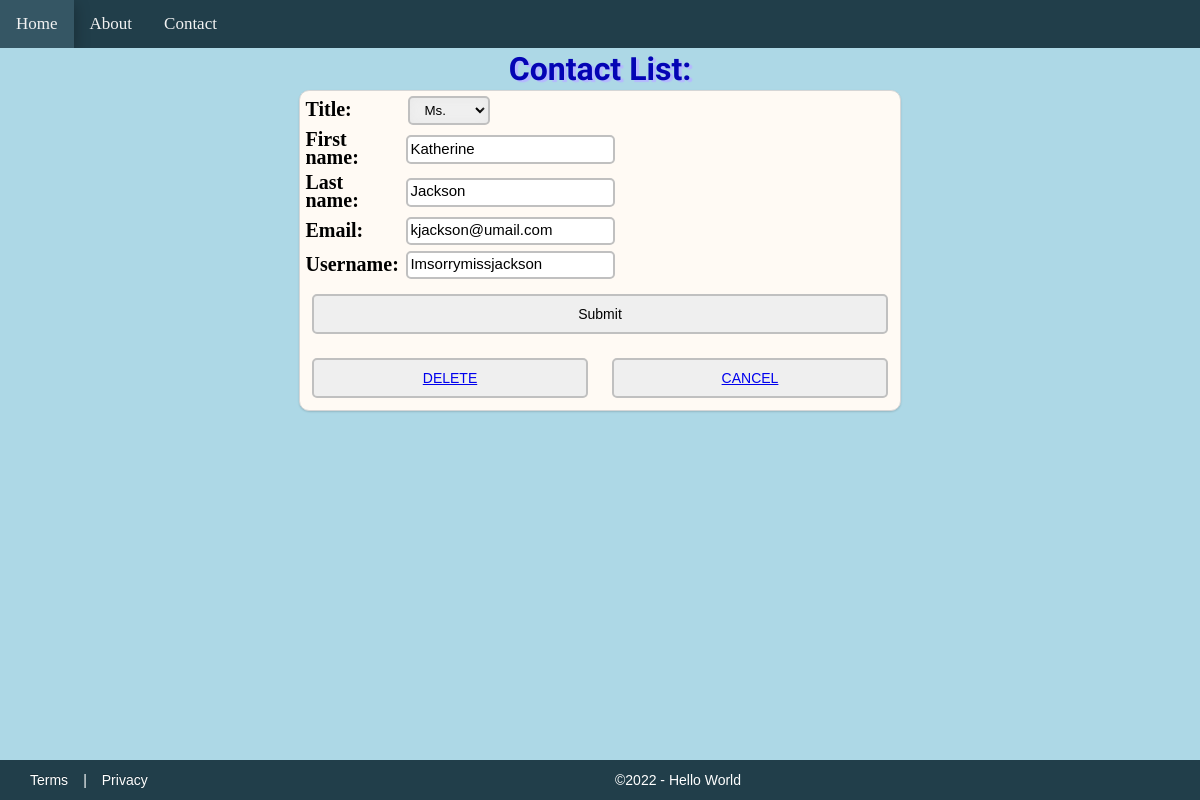
Page /3/details/ on the committed database.
### profiles/models.py (models this page shows, shortened)
class Person(models.Model):
    Title = models.CharField(max_length=10, choices=TITLE_CHOICES)
    First_name = models.CharField(max_length=30)
    Last_name = models.CharField(max_length=30)
    Email = models.CharField(max_length=60)
    Username = models.CharField(max_length=60)
    objects = models.Manager()

### profiles/views.py (the view)
# urls.py: path('<int:pk>/details/', views.details, name="details"),
def details(request, pk):
    pk = int(pk)
    item = get_object_or_404(Person, pk=pk)
    form = ContactForm(data=request.POST or None, instance=item)
    if request.method == 'POST':
        if form.is_valid():
            form2 = form.save(commit=False)
            form2.save()
            return redirect('home')
        else:
            print(form.errors)
    else:
        return render(request, 'profiles/present_profiles.html', {'form': form})

### profiles/forms.py
class ContactForm(ModelForm):
    class Meta:
        model = Person
        fields = '__all__'

### profiles/Templates/profiles/present_profiles.html (shortened to what this page needs)
{% extends "base.html" %}
{% block header %}Contact List:{% endblock %}
{% block content %}
<div class="admin_panel">
    <form name="contactForm" method="POST" action="../details/">
        <table>
            {{ form.as_table }}
        </table>
        <div class="frmBtn_container">
            <input type="submit">
            <div class="frmBtn_container">
                 <button class="btn"><a href="../{{ form.pk }}delete/">DELETE</a></button>
                 <button class="btn"><a href="{& url 'home' %}">CANCEL</a></button>
            </div>
        </div>
    </form>
</div>
{% endblock %}

### resources/css/layout.css (style rules this page uses)
* { margin: 0; }
html { background-color: lightblue; }
body { position: relative; overflow: hidden; }
html, body { height: 100%; margin: 0; padding: 0; }
.admin_panel { margin: 0 auto; width: 50%; height: 80%; background-color: #fffaf4; border: 1px solid #d6d6d6; box-shadow: 0 1px 2px rgba(0,0,0,0.15); transition: all 0.3s ease-in-out; border-radius: 10px; transition: 0.3s; }
.frmBtn_container { display: flex; flex-wrap: wrap; align-items: center; width: 100%; }
.btn { flex-grow: 2; justify-content: center; text-align: center; display: inline-block; width: 150px; margin: 2% 2% 2% 2%; color: black; padding: 10px 0px; text-decoration: none; font-size: 14px; -webkit-transition-duration: 0.4s; transition-duration: 0.4s; cursor: pointer; border: 2px solid silver; border-radius: 5px; }
input[type="submit"] { flex-grow: 1; width: 10%; justify-content: center; text-align: center; display: inline-block; margin: 2% 2% 2% 2%; color: black; padding: 9px 0px 9px 0px; text-decoration: none; font-size: 14px; -webkit-transition-duration: 0.4s; transition-duration: 0.4s; cursor: pointer; border: 2px solid silver; border-radius: 5px; }
select { padding: 4px 10px; width: 40%; display: inline-block; margin: 1% 0% 0 1%; border: 2px solid silver; border-radius: 5px; box-shadow: 0 0 10px #E8E8E8 inset; }
input, textarea { width: 100%; margin: 1% 0 0 0; padding: 1% 0 2% 1%; line-height: 18px; font-size: 15px; border-radius: 5px; border: 2px solid silver; }
label { display: inline-block; width: 95%; text-align: left; margin: 1% 0 0 0; color: black; line-height: 18px; font-size: 20px; }
.bg_img { background-color: lightblue; background-image: url('/static/images/world_img.jpg'); background-size: cover; background-attachment:fixed; background-position: center; position: relative; -webkit-background-size: cover; -moz-background-size: cover; -o-background-size: cover; background-size: cover; }

### rows in the picture
Person: Title "Ms.", First_name "Katherine", Last_name "Jackson", Email "kjackson@umail.com", Username "Imsorrymissjackson"
